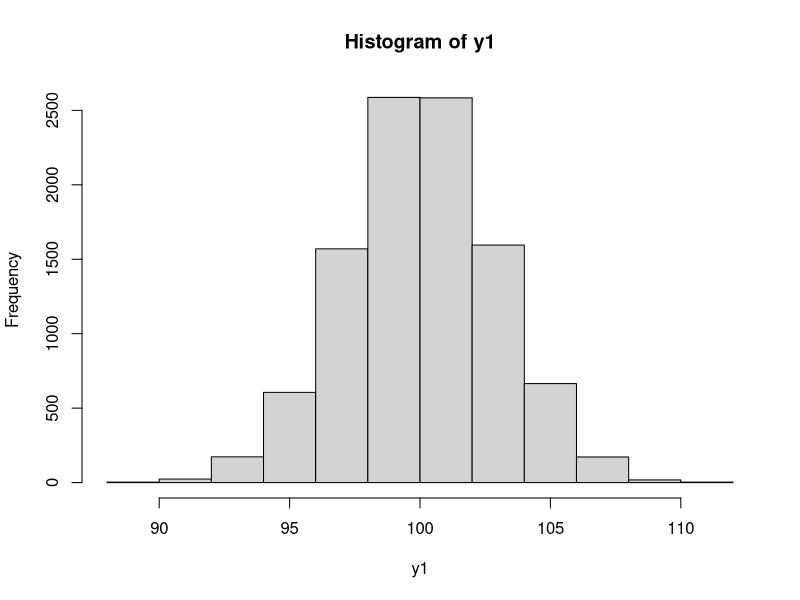
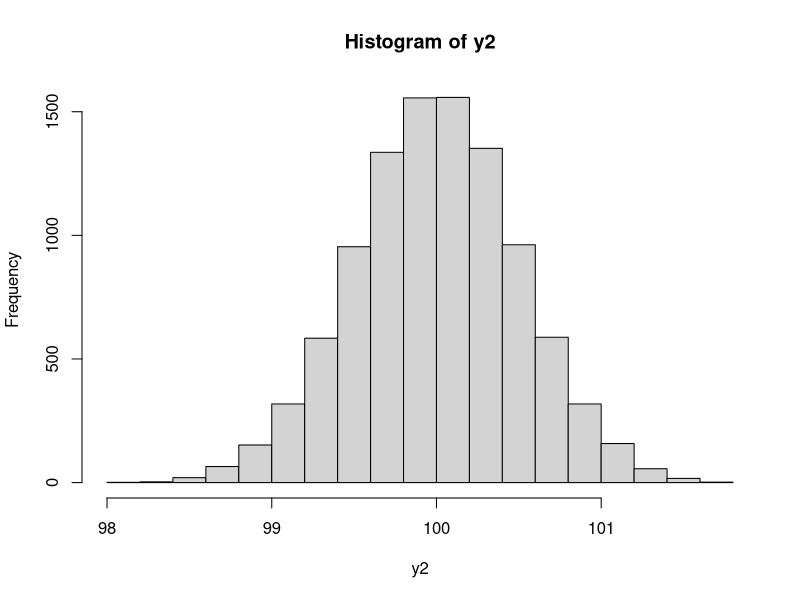
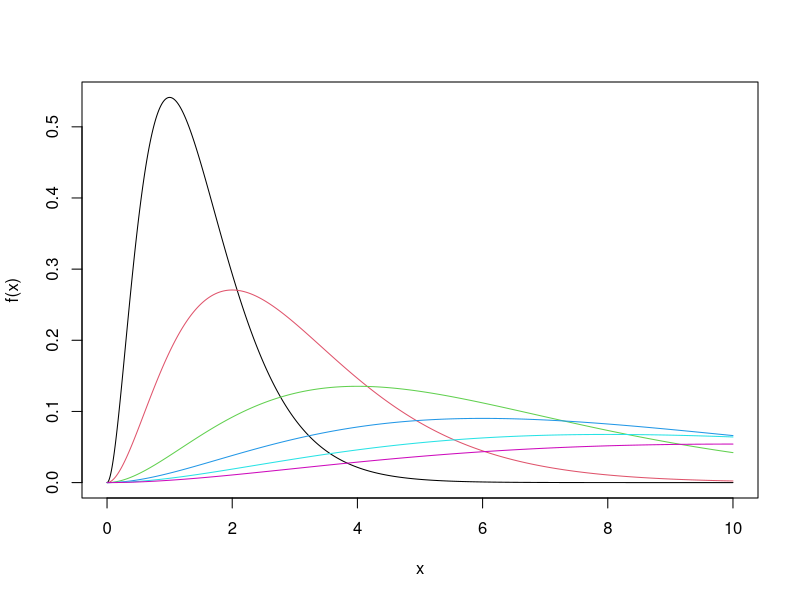
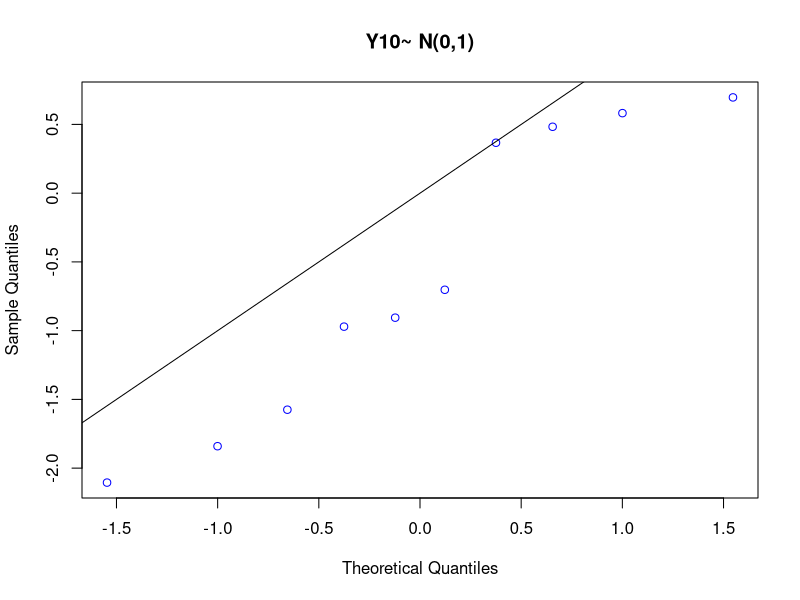
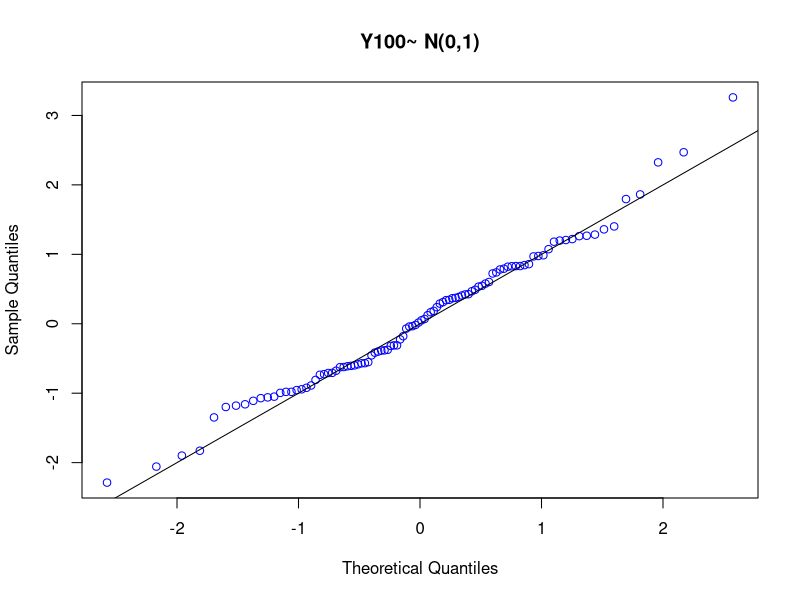
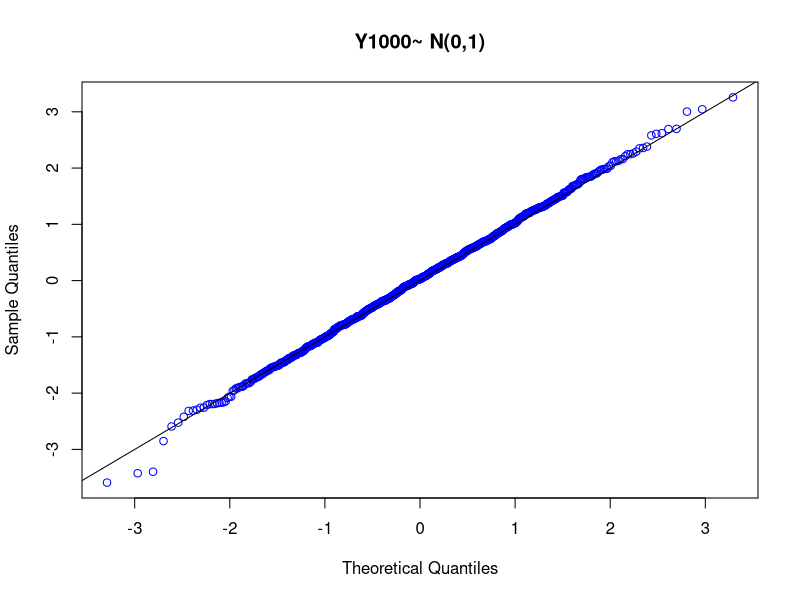
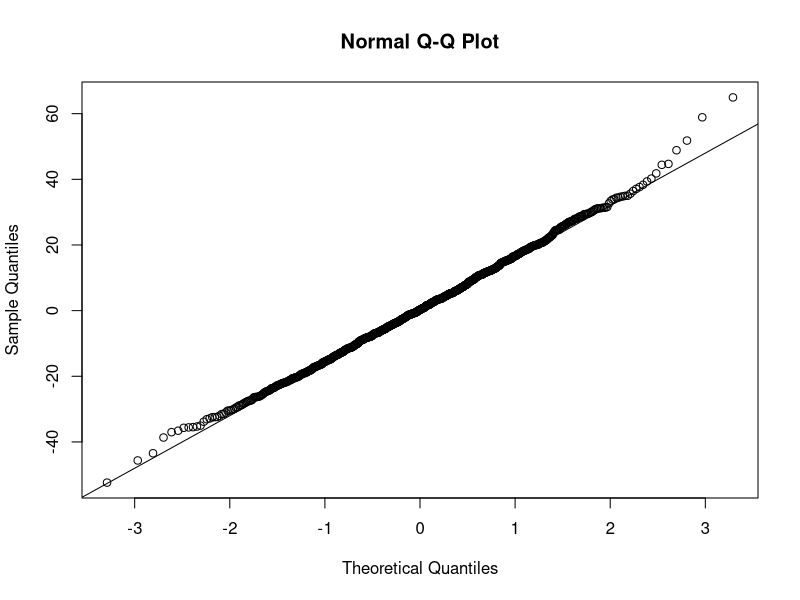
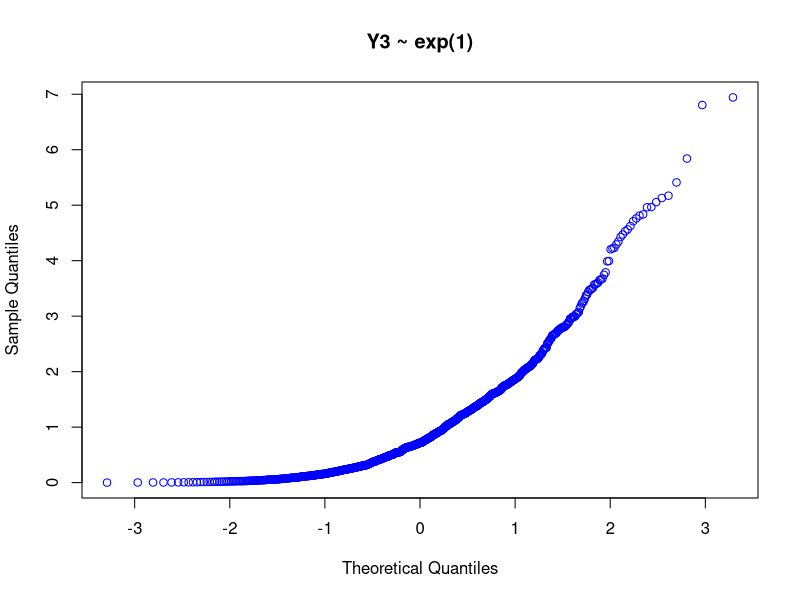

Reproduce these figures in R, in order.
## ---- chunk 1
randomSample <- 10000
y1 <- y2 <- rep(NA,randomSample)

for (i in 1:randomSample) {
  y1[i] <- mean(rnorm(30,100,16))
  y2[i] <- mean(rnorm(1000,100,16))
}
mean(y1);sd(y1);hist(y1)
mean(y2);sd(y2);hist(y2)
## ---- chunk 2
16/sqrt(30)
16/sqrt(1000)

## ---- chunk 3
o <- 365
pr <- 1/365
res <- 1
for (i in 1:23 ) {
  res = res * pr * o 
  cat(i, " -- ",res)
  print(' ')
  o = o - 1
  
}
#same result with pbirthday function
#for (i in 1:50 ) {
#  cat(" - it",i, "with p:",1 - pbirthday(i))}
## ---- chunk 4
ind<-0;iter<- 100000
for(i in 1:iter){
  s<-sample(1:365,50,replace=TRUE);d<- unique(s)
  ind<-ind+as.numeric(length(d)!=length(s)) }
ind/iter
## ---- chunk 5
y <- rbinom(10000000,3,0.50) 
head(y, 10)
mean(y)
sd(y)

rbinom(1,30000000,0.50)/10000000
## ---- chunk 6
xx <- seq (0,10, l = 1000)
plot(xx, dgamma(xx, shape = 3, scale = .5), xlab ="x", ylab ="f(x)", type ="l")
lines(xx, dgamma(xx, shape = 3, scale = 1), col = 2)
lines(xx, dgamma(xx, shape = 3, scale = 2), col = 3)
lines(xx,  dgamma(xx, shape = 3, scale = 3), col = 4)
lines(xx,  dgamma(xx, shape = 3, scale = 4), col = 5)
lines(xx,  dgamma(xx, shape = 3, scale = 5), col = 6)

## ---- chunk 7
Y10 <-rnorm(10)
Y100 <-rnorm(100)
Y1000 <-rnorm(1000)

qqnorm(Y10,col='blue',main='Y10~ N(0,1)'); abline(0,1)
qqnorm(Y100,col='blue',main='Y100~ N(0,1)'); abline(0,1)
qqnorm(Y1000,col='blue',main='Y1000~ N(0,1)'); abline(0,1)
## ---- chunk 8
yb <- rnorm(1000, 0, 16)
qqnorm(yb)
abline(0,16)
## ---- chunk 9
ye <- rexp(1000)

qqnorm(ye,col='blue', main='Y3 ~ exp(1)') 
## ---- chunk 10
yu <- runif(1000)

qqnorm(yu, col='blue', main='Y4 ~ uniform(0,1)')  
## ---- chunk 11
yu <- runif(1000)
n=1000
q=qunif(c(1:n)/(n+1))
yu=sort(yu)
plot(q,yu)

## ---- chunk 12
cdf <- function(x){
  n<- 1000 # number of samples
  x_m <- rnorm(n,0,n/2) #generate set of measurements
  x_m <- sort(x_m) #sort measurements
  cdf <- c() #initialize vector for cdf
  
  for (i in 1:length(x)){
    j <- 1
    while((x_m[j]<x[i])&& (j-1)<length(x_m)){
      j <- j+1      
    }
    cdf <- c(cdf, ((j-1)/length(x_m)))
  }
  
  #print cdf of each corresponding x
  print("Corresponding c.d.f.")
  print(cdf)
    
}

#generate observations
n<- 20
m <- 0
x<- rnorm(n,m,n)
print("observed values")
print(x)

#calling the function
cdf(x)

## ---- chunk 13
cdf <- function(x,plot.cdf){
  n<- 1000 # number of samples
  x_m <- rnorm(n,0,n/2) #generate set of measurements
  x_m <- sort(x_m) #sort measurements
  cdf <- c() #initialize vector for cdf
  
  for (i in 1:length(x)){
    j <- 1
    while((x_m[j]<x[i])&& (j-1)<length(x_m)){
      j <- j+1      
    }
    cdf <- c(cdf, ((j-1)/length(x_m)))
  }
  
  #print cdf of each corresponding x
  print("Corresponding c.d.f.")
  print(cdf)
  
  
    
    #for plotting cdf in the form of steps
    if(plot.cdf == TRUE){
      
      x<-sort(x)
      cdf<- sort(cdf)
      plot(x,cdf,type='s',xlab="Observed values", ylab = "c.d.f.")
    }
    
    
}

#generate observations
n<- 20
m <- 0
x<- rnorm(n,m,n)
print("observed values")
print(x)
plot.cdf <- TRUE

#calling the function
cdf(x,plot.cdf)

